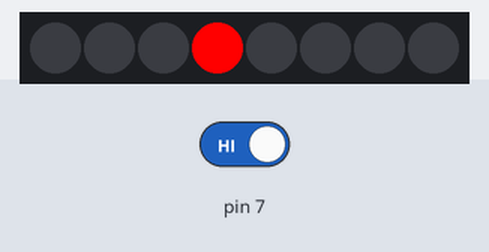
The sketch below on a simulated Arduino Uno, built with avr-gcc and run on an emulated ATmega328P. Shown: 8 RGB LEDs in strip order, left to right. The test bench sets the inputs (shaded band); at power-on: pin 7 HIGH. Dim RGB values are drawn brighter than linear.

Above: at 1.2 s.
1.3 s: pin 7 driven LOW
At 1.8 s:
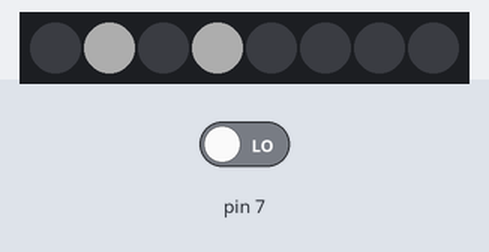
2.8 s: pin 7 driven HIGH
At 4.1 s:
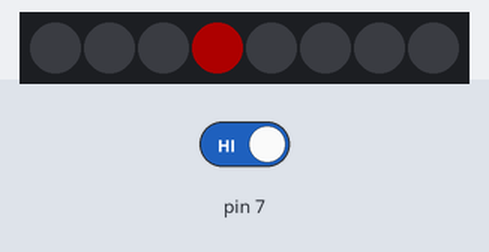
Timing chart, 0 to 5.8 s (numbered marks = the images above; inputs shaded):
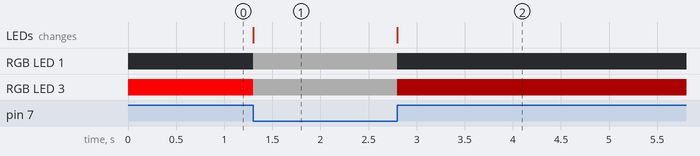

Measured:
- after the input at 1.3 s, RGB LED 1: off → RGB(50, 50, 50) at once; RGB LED 3: RGB(255, 0, 0) → RGB(50, 50, 50) at once; the LEDs: change at once (image 1)
- after the input at 2.8 s, RGB LED 1: RGB(50, 50, 50) → off at once; RGB LED 3: RGB(50, 50, 50) → RGB(50, 0, 0) at once; the LEDs: change at once (image 2)

The sketch:

standaardcode_van_domoticx_website.ino
```cpp
#include <Adafruit_NeoPixel.h>

#define PIN 6
#define LEDS 8

// Parameter 1 = number of pixels in strip
// Parameter 2 = Arduino pin number (most are valid)
// Parameter 3 = pixel type flags, add together as needed
//   NEO_GRB     Pixels are wired for GRB bitstream (most NeoPixel products)
//   NEO_RGB     Pixels are wired for RGB bitstream (v1 FLORA pixels, not v2)
//   NEO_RGBW    Pixels are wired for RGBW bitstream (NeoPixel RGBW products)
//   NEO_KHZ800  800 KHz bitstream (most NeoPixel products WS2812 LEDs)
//   NEO_KHZ400  400 KHz (classic 'v1' (not v2) FLORA pixels, WS2811 drivers)
Adafruit_NeoPixel strip = Adafruit_NeoPixel(LEDS, PIN, NEO_GRB + NEO_KHZ800);

void setup() {
  strip.begin();
  strip.show();  //Zet hier alle pixels op uit.
  pinMode(7, INPUT);
    strip.setPixelColor(1, 0, 0, 0); //Pixel 2 GROEN

}

void loop() {


  if (digitalRead(7) == LOW) {
     strip.setPixelColor(0, 0, 0, 0); //Pixel 1 ROOD
  strip.setPixelColor(1, 255, 255, 255); //Pixel 2 GROEN
  strip.setPixelColor(2, 0, 0, 0); //Pixel 3 BLAUW
   strip.setPixelColor(3, 255, 255, 255);
   strip.setBrightness(50);//Pixel 3 BLAUW
  strip.show(); //Laat de kleuren zien!

  }

   if (digitalRead(7) == HIGH) {
     strip.setPixelColor(0, 0, 0, 0); //Pixel 1 ROOD
  strip.setPixelColor(1, 0, 0, 0); //Pixel 2 GROEN
  strip.setPixelColor(2, 0, 0, 0); //Pixel 3 BLAUW
   strip.setPixelColor(3, 255, 0, 0); //Pixel 3 BLAUW
  strip.show(); //Laat de kleuren zien!

  }
}
```
